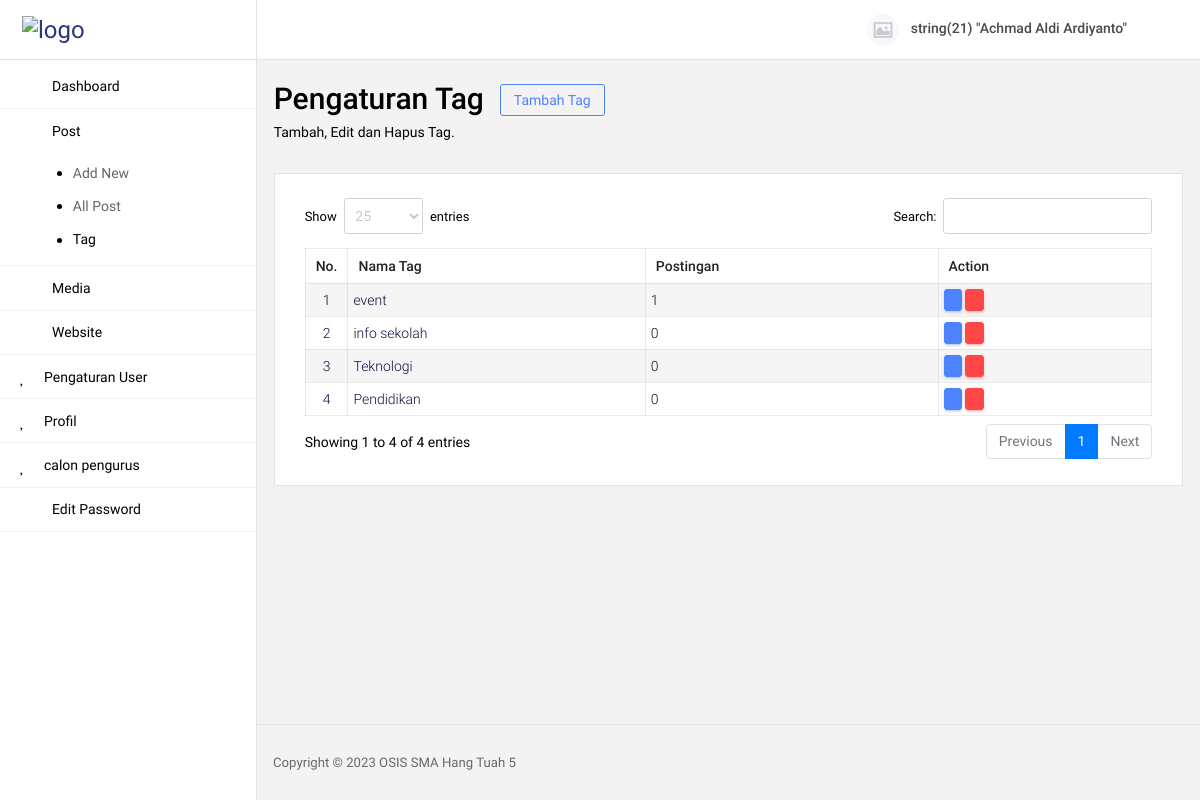
The page /admin/post-tag (signed in) on the database its author committed.
### tables this page shows
CREATE TABLE `tag` (
  `id_tag` int(11) NOT NULL,
  `tag` varchar(100) NOT NULL
);

### admin/page/post-tag.php (the view, shortened to what this page needs)
<section class="row">
  <div class="col-md-12 grid-margin">
    <div class="d-flex justify-content-between flex-wrap">
      <div class="d-flex align-items-end flex-wrap">
        <div class="mr-md-3 mr-xl-5">
          <div class="row m-0">
            <h2>Pengaturan Tag</h2>
            <button type="button" class="btn btn-outline-primary btn-sm ml-3" data-toggle="modal" data-target="#tambahTag" style="height: fit-content;">
              Tambah Tag
            </button>
          </div>
          <p class="mb-md-0">Tambah, Edit dan Hapus Tag.</p>
        </div>
      </div>
    </div>
  </div>
</section>
<section class="card">
  <div class="card-body">
    <div class="row">
      <div class="col-12">
        <div class="table-responsive">
          <table id="data-alumni" class="table">
            <thead>
              <tr>
                <th>No.</th>
                <th>Nama Tag</th>
                <th>Postingan</th>
                <th>Action</th>
              </tr>
            </thead>
            <tbody>
              <?php
                $no = 1;
                $sql = "SELECT * FROM `tag` ORDER BY `id_tag` DESC";
                $query = mysqli_query($koneksi,$sql);
                while($data = mysqli_fetch_array($query)){
                   $id_tag    = $data["id_tag"];
                   $tag       = $data["tag"];
                   $postingan = mysqli_num_rows(mysqli_query($koneksi, "SELECT * FROM `tag_post` WHERE `id_tag`='$id_tag'"));
              ?>
              <tr>
                <td class="td-nomer"><?= $no ?></td>
                <td><?= $tag ?></td>
                <td><?= $postingan ?></td>
                <td>
                  <button type="button" class="btn btn-primary btn-sm btn-table" title="Edit" data-toggle="modal" data-target="#editTag" onclick='editTag(<?php echo  '"'.$id_tag.'"' ?>)'><i class="mdi mdi-pencil"></i></button>
                  <button type="button" class="btn btn-danger btn-sm btn-table" title="Hapus" data-toggle="modal" data-target="#hapusTag" onclick='hapusTag(<?php echo  '"'.$id_tag.'"' ?>)'><i class="mdi mdi-delete-forever"></i></button>
                </td>
              </tr>
              <?php $no++; } ?>
            </tbody>
          </table>
        </div>
      </div>
    </div>
  </div>
</section>

### admin/includes/head.php (style rules this page uses)
p { margin: 0px }
.table thead tr th { padding: 10px !important; font-size: 14px; }
.table tbody tr td { padding: 5px !important }
.btn-table { padding: 2px !important; height: fit-content; }
.btn-table i { font-size: 16px !important }
.btn i { font-size: 14px; }
.dataTables_wrapper .dataTable .btn { padding: 3px 5px 5px 3px; }
.card { border: 1px solid #e3e3e3; }
.td-nomer { width: 10px; text-align: center; }
.dataTables_wrapper .dataTable thead .sorting:before, .dataTables_wrapper .dataTable thead .sorting_asc:before, .dataTables_wrapper .dataTable thead .sorting_desc:before, .dataTables_wrapper .dataTable thead .sorting_asc_disabled:before, .dataTables_wrapper .dataTable thead .sorting_desc_disabled:before { right: 8px;bottom: 10px; }
.dataTables_wrapper .dataTable thead .sorting:after, .dataTables_wrapper .dataTable thead .sorting_asc:after, .dataTables_wrapper .dataTable thead .sorting_desc:after, .dataTables_wrapper .dataTable thead .sorting_asc_disabled:after, .dataTables_wrapper .dataTable thead .sorting_desc_disabled:after { right: 3px;bottom: 0px; }

### rows shown on the page
tag: tag "event", postingan "1"
tag: tag "info sekolah", postingan "0"
tag: tag "Teknologi", postingan "0"
tag: tag "Pendidikan", postingan "0"
